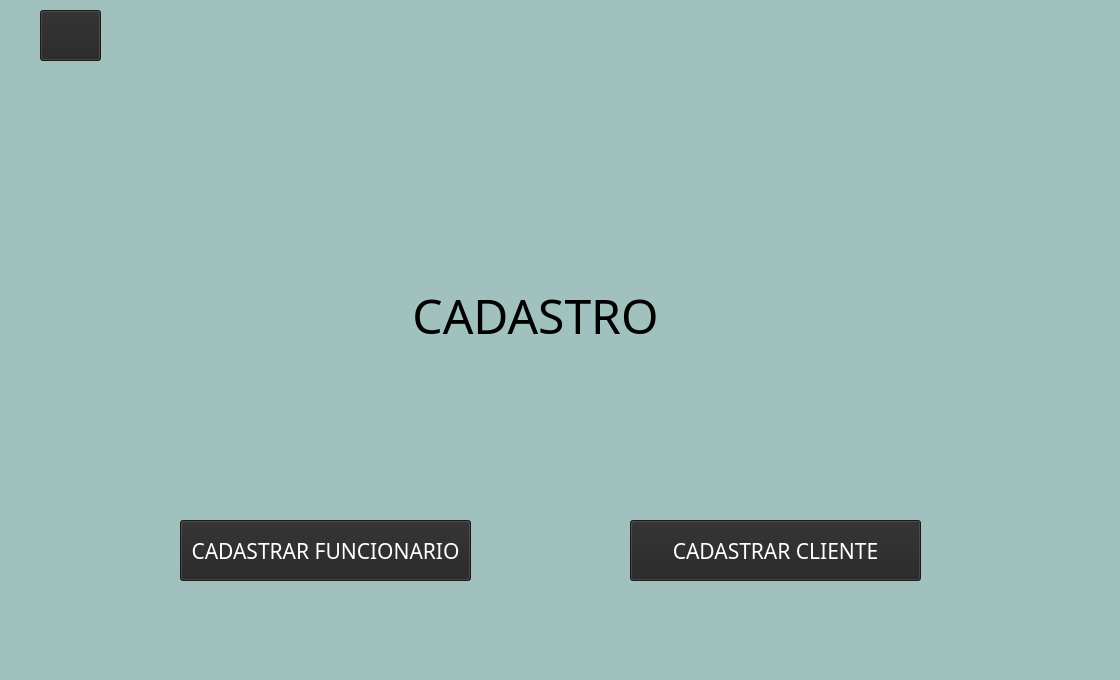
<?xml version="1.0" encoding="UTF-8"?>
<ui version="4.0">
 <class>MainWindow</class>
 <widget class="QMainWindow" name="MainWindow">
  <property name="geometry">
   <rect>
    <x>0</x>
    <y>0</y>
    <width>1120</width>
    <height>680</height>
   </rect>
  </property>
  <property name="windowTitle">
   <string>MainWindow</string>
  </property>
  <property name="styleSheet">
   <string notr="true">background-color: rgb(161, 193, 190);</string>
  </property>
  <widget class="QWidget" name="centralwidget">
   <widget class="QLabel" name="label">
    <property name="geometry">
     <rect>
      <x>280</x>
      <y>-150</y>
      <width>571</width>
      <height>561</height>
     </rect>
    </property>
    <property name="text">
     <string/>
    </property>
    <property name="pixmap">
     <pixmap>C:/Users/964742/Downloads/Meteoro_Calçados_Logo-removebg-preview.png</pixmap>
    </property>
    <property name="scaledContents">
     <bool>true</bool>
    </property>
   </widget>
   <widget class="QPushButton" name="bt_cad_func">
    <property name="geometry">
     <rect>
      <x>180</x>
      <y>520</y>
      <width>291</width>
      <height>61</height>
     </rect>
    </property>
    <property name="font">
     <font>
      <family>Eras Demi ITC</family>
      <pointsize>16</pointsize>
     </font>
    </property>
    <property name="cursor">
     <cursorShape>PointingHandCursor</cursorShape>
    </property>
    <property name="mouseTracking">
     <bool>false</bool>
    </property>
    <property name="tabletTracking">
     <bool>false</bool>
    </property>
    <property name="styleSheet">
     <string notr="true">background-color: rgb(36, 36, 36);
color: rgb(255, 255, 255);</string>
    </property>
    <property name="text">
     <string>CADASTRAR FUNCIONARIO</string>
    </property>
    <property name="autoDefault">
     <bool>false</bool>
    </property>
   </widget>
   <widget class="QLabel" name="label_4">
    <property name="geometry">
     <rect>
      <x>250</x>
      <y>390</y>
      <width>121</width>
      <height>111</height>
     </rect>
    </property>
    <property name="text">
     <string/>
    </property>
    <property name="pixmap">
     <pixmap>C:/Users/964742/Pictures/753173.png</pixmap>
    </property>
    <property name="scaledContents">
     <bool>true</bool>
    </property>
   </widget>
   <widget class="QPushButton" name="bt_voltar">
    <property name="geometry">
     <rect>
      <x>40</x>
      <y>10</y>
      <width>61</width>
      <height>51</height>
     </rect>
    </property>
    <property name="cursor">
     <cursorShape>PointingHandCursor</cursorShape>
    </property>
    <property name="styleSheet">
     <string notr="true">background-color: rgb(36, 36, 36);</string>
    </property>
    <property name="text">
     <string/>
    </property>
    <property name="icon">
     <iconset>
      <normaloff>pngtree-arrow-left-flat-white-color-icon-move-back-less-photo-picture-image_7920547-removebg-preview.png</normaloff>pngtree-arrow-left-flat-white-color-icon-move-back-less-photo-picture-image_7920547-removebg-preview.png</iconset>
    </property>
    <property name="iconSize">
     <size>
      <width>55</width>
      <height>55</height>
     </size>
    </property>
   </widget>
   <widget class="QLabel" name="label_5">
    <property name="geometry">
     <rect>
      <x>720</x>
      <y>390</y>
      <width>121</width>
      <height>111</height>
     </rect>
    </property>
    <property name="text">
     <string/>
    </property>
    <property name="pixmap">
     <pixmap>C:/Users/964742/Pictures/753173.png</pixmap>
    </property>
    <property name="scaledContents">
     <bool>true</bool>
    </property>
   </widget>
   <widget class="QPushButton" name="bt_cad_clien">
    <property name="geometry">
     <rect>
      <x>630</x>
      <y>520</y>
      <width>291</width>
      <height>61</height>
     </rect>
    </property>
    <property name="font">
     <font>
      <family>Eras Demi ITC</family>
      <pointsize>16</pointsize>
     </font>
    </property>
    <property name="cursor">
     <cursorShape>PointingHandCursor</cursorShape>
    </property>
    <property name="mouseTracking">
     <bool>false</bool>
    </property>
    <property name="tabletTracking">
     <bool>false</bool>
    </property>
    <property name="styleSheet">
     <string notr="true">background-color: rgb(36, 36, 36);
color: rgb(255, 255, 255);</string>
    </property>
    <property name="text">
     <string>CADASTRAR CLIENTE</string>
    </property>
    <property name="autoDefault">
     <bool>false</bool>
    </property>
   </widget>
   <widget class="QLabel" name="label_2">
    <property name="geometry">
     <rect>
      <x>250</x>
      <y>290</y>
      <width>571</width>
      <height>51</height>
     </rect>
    </property>
    <property name="font">
     <font>
      <family>Eras Demi ITC</family>
      <pointsize>36</pointsize>
     </font>
    </property>
    <property name="text">
     <string>CADASTRO</string>
    </property>
    <property name="alignment">
     <set>Qt::AlignCenter</set>
    </property>
   </widget>
  </widget>
  <widget class="QMenuBar" name="menubar">
   <property name="geometry">
    <rect>
     <x>0</x>
     <y>0</y>
     <width>1120</width>
     <height>21</height>
    </rect>
   </property>
  </widget>
  <widget class="QStatusBar" name="statusbar"/>
 </widget>
 <resources/>
 <connections/>
</ui>
